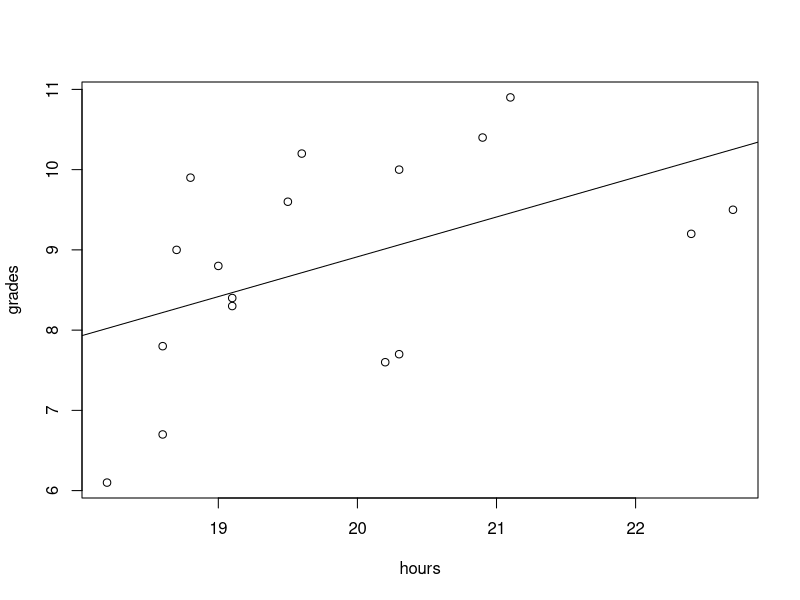

Reproduce this figure in R.
## ---- chunk 1
knitr::opts_chunk$set(echo = TRUE)
## ---- chunk 2
x <- c(135.6, 140.7, 133, 140.4, 127.4, 133.3, 128.8, 144.1)
y <- c(115.1, 125.4, 122, 116.2, 123.3, 126.6)
t.test(x,y,alternative="greater")
## ---- chunk 3
pnorm(-0.5, 1.1, 2)
diff(pnorm(0.46, -0.8), 1.1, 2)
x <- rnorm(1e6, 1.1, 2)
table(x < -0.5)/1e6
table( (x > -0.8) & (x < 0.46))/1e6
y <- rnorm(1e6, 1.1, 2)
table(x^2 + x*y <= 1.5)
## ---- chunk 4
0.2*325
## ---- chunk 5
sum(dbinom(0:55,325,0.2))
## ---- chunk 6
pnorm(55, 325*0.2, sqrt(325*0.2*0.8))
## ---- chunk 7
hours <-
c(20.3, 18.6, 19.5, 20.3, 18.7, 21.1, 19, 22.4, 18.6, 18.2, 20.9,
18.8, 19.1, 22.7, 19.1, 20.2, 19.6)
hours
## ---- chunk 8
grades <-
c(7.7, 6.7, 9.6, 10, 9, 10.9, 8.8, 9.2, 7.8, 6.1, 10.4, 9.9,
8.4, 9.5, 8.3, 7.6, 10.2)
grades
## ---- chunk 9
hours <-
c(20.3, 18.6, 19.5, 20.3, 18.7, 21.1, 19, 22.4, 18.6, 18.2, 20.9,
18.8, 19.1, 22.7, 19.1, 20.2, 19.6)
grades <-
c(7.7, 6.7, 9.6, 10, 9, 10.9, 8.8, 9.2, 7.8, 6.1, 10.4, 9.9,
8.4, 9.5, 8.3, 7.6, 10.2)
plot(grades~hours)
fit <- lm(grades~hours)
summary(fit)
abline(fit)
## ---- chunk 10
M <- matrix(c(2,3,6,1),2,2)
dimnames(M) <- list(condition=c("wet","dry"), species=c("A","B"))
M
fisher.test(M)
